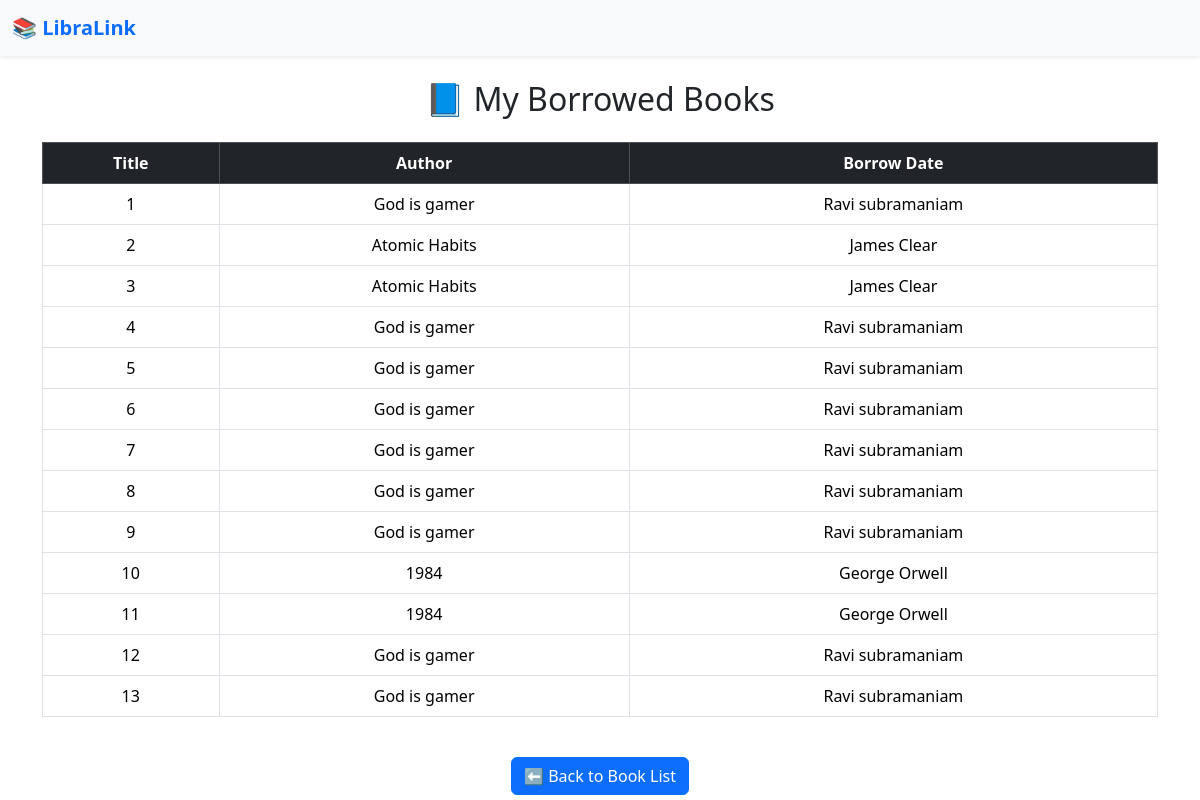
Page /user/borrowed on the earlier database version.
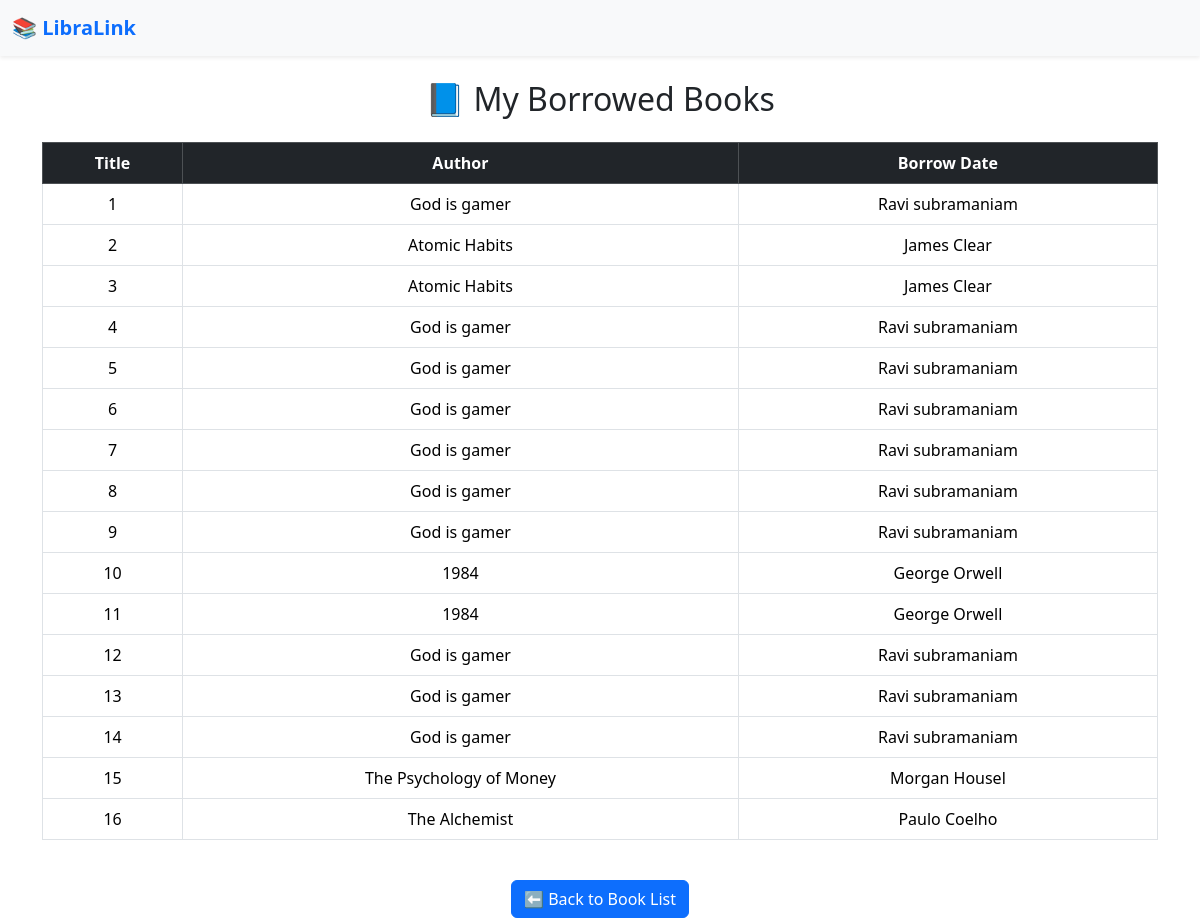
Same page on the later database version.
### tables this page shows
CREATE TABLE borrowed_books (
        borrow_id INTEGER PRIMARY KEY AUTOINCREMENT,
        user_id INTEGER NOT NULL,
        book_id INTEGER NOT NULL,
        borrow_date TEXT NOT NULL,
        return_date TEXT,
        FOREIGN KEY(user_id) REFERENCES user(user_id),
        FOREIGN KEY(book_id) REFERENCES books(book_id)
    );

CREATE TABLE books(book_id integer primary key autoincrement,
    book_title text not null,
    author text not null,
    price float not null,
    stock integer not null);

### app.py (the view)
@app.route("/user/borrowed")
def view_borrowed_books():
    user_id = 1  # Hardcoded for now
    conn = sqlite3.connect("library.db")
    cursor = conn.cursor()
    cursor.execute("""
        SELECT bb.borrow_id, b.book_title, b.author, bb.borrow_date, bb.return_date
        FROM borrowed_books bb
        JOIN books b ON bb.book_id = b.book_id
        WHERE bb.user_id = ?
    """, (user_id,))
    borrowed = cursor.fetchall()
    conn.close()
    return render_template("borrowed_books.html", borrowed=borrowed)

### templates/borrowed_books.html (shortened to what this page needs)
{% extends "base.html" %}
{% block content %}
<h2 class="text-center mb-4">📘 My Borrowed Books</h2>
<div class="table-responsive">
    <table class="table table-bordered table-hover">
        <thead class="table-dark text-center">
            <tr>
                <th>Title</th>
                <th>Author</th>
                <th>Borrow Date</th>
            </tr>
        </thead>
        <tbody>
            {% for book in borrowed %}
            <tr class="text-center">
                <td>{{ book[0] }}</td>
                <td>{{ book[1] }}</td>
                <td>{{ book[2] }}</td>
            </tr>
            {% endfor %}
        </tbody>
    </table>
</div>
<div class="text-center mt-4">
    <a href="{{ url_for('user_home') }}" class="btn btn-primary">⬅️ Back to Book List</a>
</div>
{% endblock %}

Differences in the rows shown:
added borrowed_books: borrow_id "14", book_title "God is gamer", author "Ravi subramaniam"
added borrowed_books: borrow_id "15", book_title "The Psychology of Money", author "Morgan Housel"
added borrowed_books: borrow_id "16", book_title "The Alchemist", author "Paulo Coelho"
